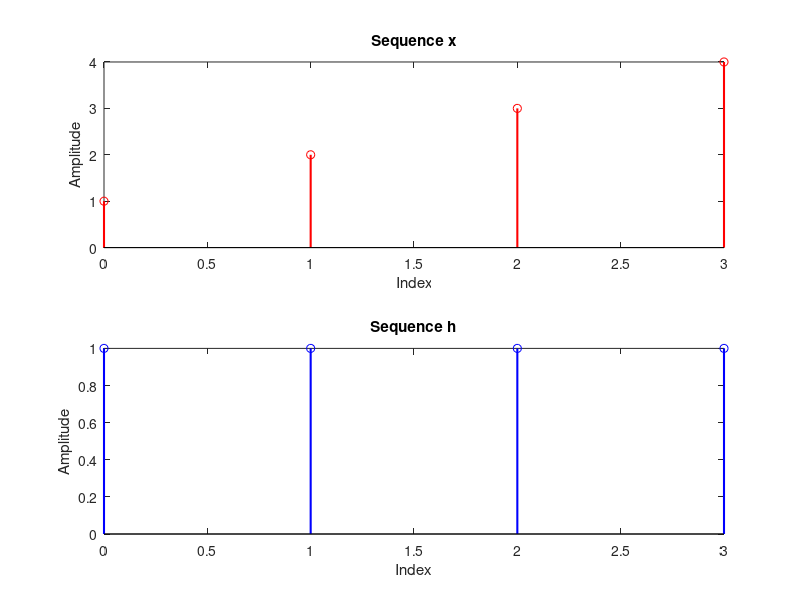
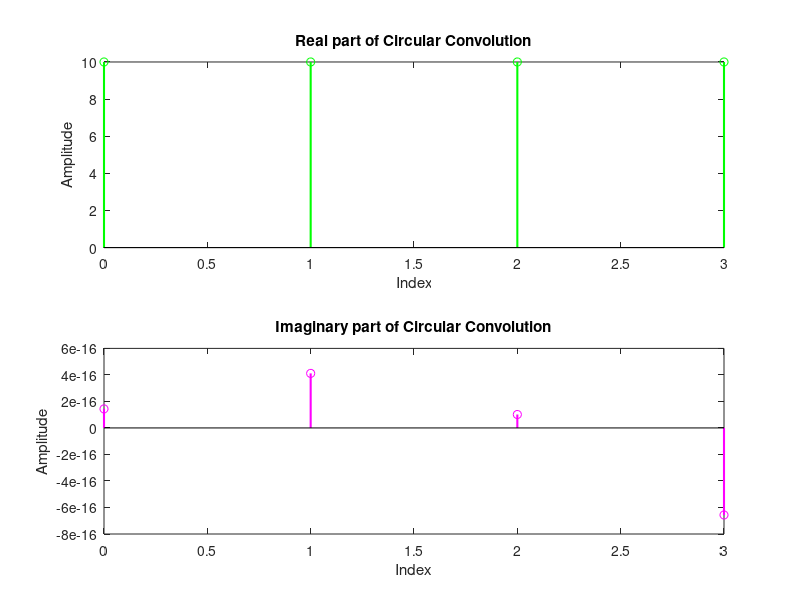

Here is the MATLAB script that generated these plots, in order: (Note: this script raises an error after producing the figures.)
clc;
clear all;
close all;
% Define two sequences
x = [1, 2, 3, 4];
h = [1, 1, 1, 1];
% Length of the sequences
N = length(x);
% Circular convolution using DFT and IDFT calculation
X = zeros(1, N);
H = zeros(1, N);
% DFT of x and h sequences
for n = 0:N-1
for k = 0:N-1
X(n+1) = X(n+1) + x(k+1) * exp(-1j * 2 * pi * k * n / N);
H(n+1) = H(n+1) + h(k+1) * exp(-1j * 2 * pi * k * n / N);
end
end
% Computation of Y(k).
Y = X .* H;
y = zeros(1, N);
for n = 0:N-1
for k = 0:N-1
y(n+1) = y(n+1) + Y(k+1) * exp(1j * 2 * pi * k * n / N);
end
y(n+1) = y(n+1) / N;
end
% Plot the sequences and circular convolution result
figure (1);
subplot(2,1,1);
stem(0:N-1, x, 'r', 'LineWidth', 1.5);
xlabel('Index');
ylabel('Amplitude');
title('Sequence x');
subplot(2,1,2);
stem(0:N-1, h, 'b', 'LineWidth', 1.5);
xlabel('Index');
ylabel('Amplitude');
title('Sequence h');
figure(2)
subplot(2,1,1);
stem(0:N-1, real(y), 'g', 'LineWidth', 1.5);
xlabel('Index');
ylabel('Amplitude');
title('Real part of Circular Convolution');
subplot(2,1,2);
stem(0:N-1, imag(y), 'm', 'LineWidth', 1.5);
xlabel('Index');
ylabel('Amplitude');
title('Imaginary part of Circular Convolution');
sgtitle('Circular Convolution using DFT and IDFT');
